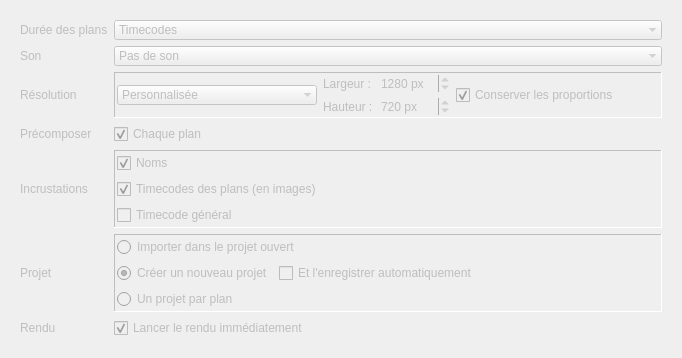
          <widget class="QWidget" name="tabAE">
           <property name="enabled">
            <bool>false</bool>
           </property>
           <attribute name="icon">
            <iconset resource="ressources.qrc">
             <normaloff>:/icons/afx</normaloff>:/icons/afx</iconset>
           </attribute>
           <attribute name="title">
            <string>After Effects</string>
           </attribute>
           <layout class="QVBoxLayout" name="verticalLayout_6">
            <item>
             <widget class="QWidget" name="exportAEWidget" native="true">
              <layout class="QFormLayout" name="formLayout_3">
               <property name="fieldGrowthPolicy">
                <enum>QFormLayout::AllNonFixedFieldsGrow</enum>
               </property>
               <item row="0" column="0">
                <widget class="QLabel" name="label_2">
                 <property name="sizePolicy">
                  <sizepolicy hsizetype="Preferred" vsizetype="Expanding">
                   <horstretch>0</horstretch>
                   <verstretch>0</verstretch>
                  </sizepolicy>
                 </property>
                 <property name="statusTip">
                  <string>Définissez ici comment est choisie la durée des plans : respect des timecodes, ou priorité à une couche.</string>
                 </property>
                 <property name="text">
                  <string>Durée des plans</string>
                 </property>
                </widget>
               </item>
               <item row="0" column="1">
                <widget class="QComboBox" name="durationBox">
                 <property name="minimumSize">
                  <size>
                   <width>200</width>
                   <height>0</height>
                  </size>
                 </property>
                 <property name="statusTip">
                  <string>Définissez ici comment est choisie la durée des plans : respect des timecodes, ou priorité à une couche.</string>
                 </property>
                 <property name="frame">
                  <bool>false</bool>
                 </property>
                 <item>
                  <property name="text">
                   <string>Timecodes</string>
                  </property>
                 </item>
                </widget>
               </item>
               <item row="1" column="0">
                <widget class="QLabel" name="label_5">
                 <property name="sizePolicy">
                  <sizepolicy hsizetype="Preferred" vsizetype="Expanding">
                   <horstretch>0</horstretch>
                   <verstretch>0</verstretch>
                  </sizepolicy>
                 </property>
                 <property name="statusTip">
                  <string>Choisissez ici quel son est utilisé.</string>
                 </property>
                 <property name="text">
                  <string>Son</string>
                 </property>
                </widget>
               </item>
               <item row="1" column="1">
                <widget class="QComboBox" name="soundBox">
                 <property name="minimumSize">
                  <size>
                   <width>200</width>
                   <height>0</height>
                  </size>
                 </property>
                 <property name="statusTip">
                  <string>Choisissez ici quel son est utilisé.</string>
                 </property>
                 <property name="frame">
                  <bool>false</bool>
                 </property>
                 <item>
                  <property name="text">
                   <string>Pas de son</string>
                  </property>
                 </item>
                </widget>
               </item>
               <item row="3" column="0">
                <widget class="QLabel" name="label_6">
                 <property name="sizePolicy">
                  <sizepolicy hsizetype="Preferred" vsizetype="Expanding">
                   <horstretch>0</horstretch>
                   <verstretch>0</verstretch>
                  </sizepolicy>
                 </property>
                 <property name="statusTip">
                  <string>Choisissez ici la résolution de la composition : personnalisée ou identique au premier clip de la couche demandée.</string>
                 </property>
                 <property name="text">
                  <string>Résolution</string>
                 </property>
                </widget>
               </item>
               <item row="3" column="1">
                <widget class="QFrame" name="resolutionFrame">
                 <property name="frameShape">
                  <enum>QFrame::Panel</enum>
                 </property>
                 <property name="frameShadow">
                  <enum>QFrame::Sunken</enum>
                 </property>
                 <layout class="QHBoxLayout" name="horizontalLayout_5">
                  <property name="leftMargin">
                   <number>2</number>
                  </property>
                  <property name="topMargin">
                   <number>2</number>
                  </property>
                  <property name="rightMargin">
                   <number>2</number>
                  </property>
                  <property name="bottomMargin">
                   <number>2</number>
                  </property>
                  <item>
                   <widget class="QComboBox" name="resolutionBox">
                    <property name="minimumSize">
                     <size>
                      <width>200</width>
                      <height>0</height>
                     </size>
                    </property>
                    <property name="statusTip">
                     <string>Choisissez ici la résolution de la composition : personnalisée ou identique au premier clip de la couche demandée.</string>
                    </property>
                    <property name="frame">
                     <bool>false</bool>
                    </property>
                    <item>
                     <property name="text">
                      <string>Personnalisée</string>
                     </property>
                    </item>
                   </widget>
                  </item>
                  <item>
                   <layout class="QFormLayout" name="formLayout">
                    <item row="0" column="0">
                     <widget class="QLabel" name="label_4">
                      <property name="statusTip">
                       <string>Choisissez ici la résolution de la composition : personnalisée ou identique au premier clip de la couche demandée.</string>
                      </property>
                      <property name="text">
                       <string>Largeur :</string>
                      </property>
                     </widget>
                    </item>
                    <item row="1" column="0">
                     <widget class="QLabel" name="label_3">
                      <property name="statusTip">
                       <string>Choisissez ici la résolution de la composition : personnalisée ou identique au premier clip de la couche demandée.</string>
                      </property>
                      <property name="text">
                       <string>Hauteur :</string>
                      </property>
                     </widget>
                    </item>
                    <item row="1" column="1">
                     <widget class="QSpinBox" name="heightBox">
                      <property name="statusTip">
                       <string>Choisissez ici la résolution de la composition : personnalisée ou identique au premier clip de la couche demandée.</string>
                      </property>
                      <property name="frame">
                       <bool>false</bool>
                      </property>
                      <property name="suffix">
                       <string> px</string>
                      </property>
                      <property name="maximum">
                       <number>10000</number>
                      </property>
                      <property name="value">
                       <number>720</number>
                      </property>
                     </widget>
                    </item>
                    <item row="0" column="1">
                     <widget class="QSpinBox" name="widthBox">
                      <property name="statusTip">
                       <string>Choisissez ici la résolution de la composition : personnalisée ou identique au premier clip de la couche demandée.</string>
                      </property>
                      <property name="frame">
                       <bool>false</bool>
                      </property>
                      <property name="suffix">
                       <string> px</string>
                      </property>
                      <property name="maximum">
                       <number>10000</number>
                      </property>
                      <property name="value">
                       <number>1280</number>
                      </property>
                     </widget>
                    </item>
                   </layout>
                  </item>
                  <item>
                   <widget class="QCheckBox" name="proportionsButton">
                    <property name="statusTip">
                     <string>Choisissez ici la résolution de la composition : personnalisée ou identique au premier clip de la couche demandée.</string>
                    </property>
                    <property name="text">
                     <string>Conserver les proportions</string>
                    </property>
                    <property name="checked">
                     <bool>true</bool>
                    </property>
                   </widget>
                  </item>
                  <item>
                   <spacer name="horizontalSpacer_6">
                    <property name="orientation">
                     <enum>Qt::Horizontal</enum>
                    </property>
                    <property name="sizeHint" stdset="0">
                     <size>
                      <width>40</width>
                      <height>20</height>
                     </size>
                    </property>
                   </spacer>
                  </item>
                 </layout>
                </widget>
               </item>
               <item row="5" column="0">
                <widget class="QLabel" name="label_7">
                 <property name="sizePolicy">
                  <sizepolicy hsizetype="Preferred" vsizetype="Expanding">
                   <horstretch>0</horstretch>
                   <verstretch>0</verstretch>
                  </sizepolicy>
                 </property>
                 <property name="statusTip">
                  <string>Vous pouvez incruster des informations dans la vidéo (utilise des calques textes dans After Effects).</string>
                 </property>
                 <property name="text">
                  <string>Incrustations</string>
                 </property>
                </widget>
               </item>
               <item row="5" column="1">
                <widget class="QFrame" name="bitcFrame">
                 <property name="frameShape">
                  <enum>QFrame::Panel</enum>
                 </property>
                 <property name="frameShadow">
                  <enum>QFrame::Sunken</enum>
                 </property>
                 <layout class="QVBoxLayout" name="verticalLayout_4">
                  <property name="leftMargin">
                   <number>2</number>
                  </property>
                  <property name="topMargin">
                   <number>2</number>
                  </property>
                  <property name="rightMargin">
                   <number>2</number>
                  </property>
                  <property name="bottomMargin">
                   <number>2</number>
                  </property>
                  <item>
                   <widget class="QCheckBox" name="bitcNameBox">
                    <property name="statusTip">
                     <string>Incruster les noms.</string>
                    </property>
                    <property name="text">
                     <string>Noms</string>
                    </property>
                    <property name="checked">
                     <bool>true</bool>
                    </property>
                   </widget>
                  </item>
                  <item>
                   <widget class="QCheckBox" name="bitcShotsTCBox">
                    <property name="statusTip">
                     <string>Incruster les timecodes des plans, en images.</string>
                    </property>
                    <property name="text">
                     <string>Timecodes des plans (en images)</string>
                    </property>
                    <property name="checked">
                     <bool>true</bool>
                    </property>
                   </widget>
                  </item>
                  <item>
                   <widget class="QCheckBox" name="bitcTCBox">
                    <property name="statusTip">
                     <string>Incruster un timecode général.</string>
                    </property>
                    <property name="text">
                     <string>Timecode général</string>
                    </property>
                   </widget>
                  </item>
                 </layout>
                </widget>
               </item>
               <item row="6" column="0">
                <widget class="QLabel" name="label_10">
                 <property name="sizePolicy">
                  <sizepolicy hsizetype="Preferred" vsizetype="Expanding">
                   <horstretch>0</horstretch>
                   <verstretch>0</verstretch>
                  </sizepolicy>
                 </property>
                 <property name="text">
                  <string>Projet</string>
                 </property>
                </widget>
               </item>
               <item row="6" column="1">
                <widget class="QFrame" name="frame">
                 <property name="frameShape">
                  <enum>QFrame::Panel</enum>
                 </property>
                 <property name="frameShadow">
                  <enum>QFrame::Sunken</enum>
                 </property>
                 <layout class="QVBoxLayout" name="verticalLayout_9">
                  <property name="leftMargin">
                   <number>2</number>
                  </property>
                  <property name="topMargin">
                   <number>2</number>
                  </property>
                  <property name="rightMargin">
                   <number>2</number>
                  </property>
                  <property name="bottomMargin">
                   <number>2</number>
                  </property>
                  <item>
                   <widget class="QRadioButton" name="currentAEPBox">
                    <property name="statusTip">
                     <string>Crée la nouvelle composition dans le projet actuellement ouvert.</string>
                    </property>
                    <property name="text">
                     <string>Importer dans le projet ouvert</string>
                    </property>
                   </widget>
                  </item>
                  <item>
                   <layout class="QHBoxLayout" name="horizontalLayout_12">
                    <item>
                     <widget class="QRadioButton" name="newAEPBox">
                      <property name="statusTip">
                       <string>Crée un nouveau projet After Effects</string>
                      </property>
                      <property name="text">
                       <string>Créer un nouveau projet</string>
                      </property>
                      <property name="checked">
                       <bool>true</bool>
                      </property>
                     </widget>
                    </item>
                    <item>
                     <widget class="QCheckBox" name="saveAEPBox">
                      <property name="statusTip">
                       <string>Enregistre automatiquement le projet après la création.</string>
                      </property>
                      <property name="text">
                       <string>Et l'enregistrer automatiquement</string>
                      </property>
                     </widget>
                    </item>
                    <item>
                     <spacer name="horizontalSpacer_10">
                      <property name="orientation">
                       <enum>Qt::Horizontal</enum>
                      </property>
                      <property name="sizeHint" stdset="0">
                       <size>
                        <width>40</width>
                        <height>20</height>
                       </size>
                      </property>
                     </spacer>
                    </item>
                   </layout>
                  </item>
                  <item>
                   <widget class="QRadioButton" name="shotAEPBox">
                    <property name="statusTip">
                     <string>Crée un projet AEP pour chaque plan.</string>
                    </property>
                    <property name="text">
                     <string>Un projet par plan</string>
                    </property>
                   </widget>
                  </item>
                 </layout>
                </widget>
               </item>
               <item row="7" column="0">
                <widget class="QLabel" name="label_8">
                 <property name="sizePolicy">
                  <sizepolicy hsizetype="Preferred" vsizetype="Expanding">
                   <horstretch>0</horstretch>
                   <verstretch>0</verstretch>
                  </sizepolicy>
                 </property>
                 <property name="statusTip">
                  <string>Vous pouvez lancer automatiquement le rendu dès que la composition est crée. Le rendu utilisera le paramètre prédéfini nommé &quot;dutico&quot; si il existe.</string>
                 </property>
                 <property name="text">
                  <string>Rendu</string>
                 </property>
                </widget>
               </item>
               <item row="7" column="1">
                <widget class="QCheckBox" name="renderBox">
                 <property name="statusTip">
                  <string>Vous pouvez lancer automatiquement le rendu dès que la composition est crée. Le rendu utilisera le paramètre prédéfini nommé &quot;dutico&quot; si il existe.</string>
                 </property>
                 <property name="text">
                  <string>Lancer le rendu immédiatement</string>
                 </property>
                 <property name="checked">
                  <bool>true</bool>
                 </property>
                </widget>
               </item>
               <item row="4" column="0">
                <widget class="QLabel" name="label_9">
                 <property name="sizePolicy">
                  <sizepolicy hsizetype="Preferred" vsizetype="Expanding">
                   <horstretch>0</horstretch>
                   <verstretch>0</verstretch>
                  </sizepolicy>
                 </property>
                 <property name="statusTip">
                  <string>Vous pouvez précomposer automatiquement les différents calques composant les clips (medias et timecodes)</string>
                 </property>
                 <property name="text">
                  <string>Précomposer</string>
                 </property>
                </widget>
               </item>
               <item row="4" column="1">
                <widget class="QCheckBox" name="precomposeButton">
                 <property name="statusTip">
                  <string>Vous pouvez précomposer automatiquement les différents calques composant les clips (medias et timecodes)</string>
                 </property>
                 <property name="text">
                  <string>Chaque plan</string>
                 </property>
                 <property name="checked">
                  <bool>true</bool>
                 </property>
                </widget>
               </item>
              </layout>
             </widget>
            </item>
           </layout>
          </widget>
